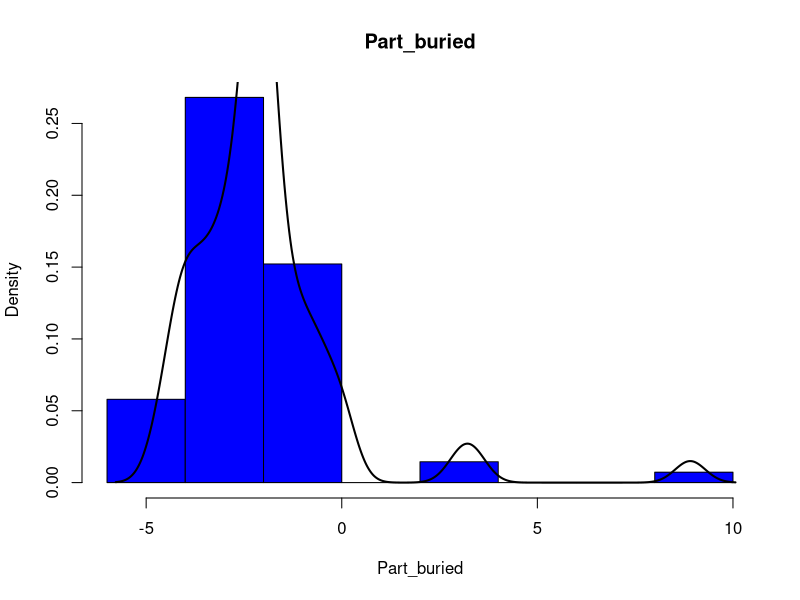
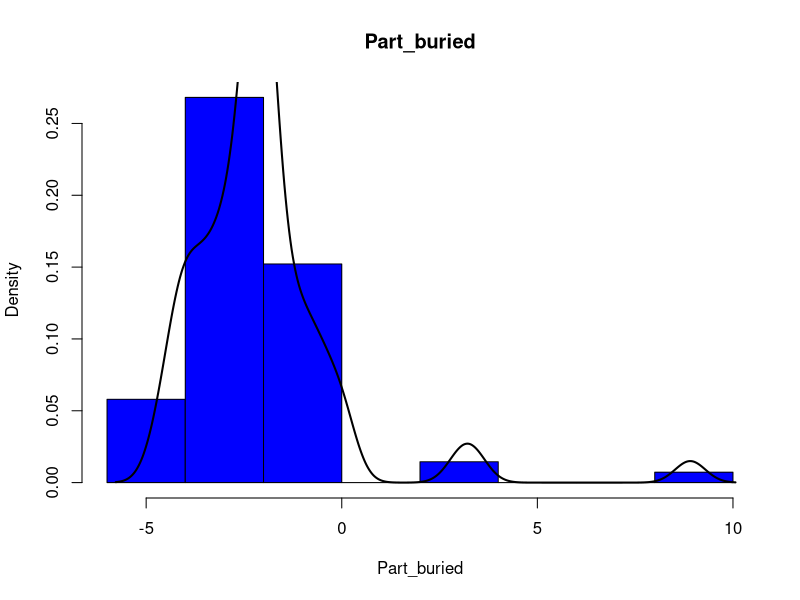
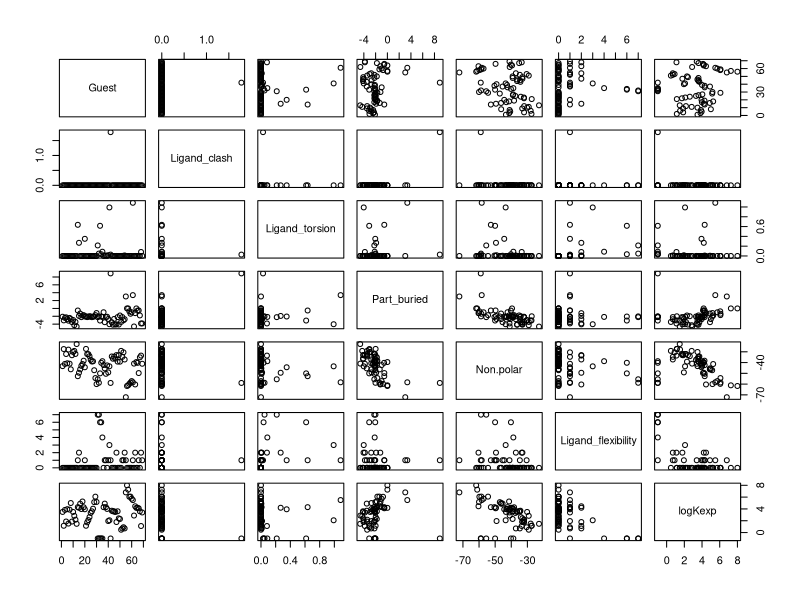

Source code (R) for these figures, in order:
## ---- chunk 1
library(tidyverse)
## ---- chunk 2

get_column_value <- function(d_frame, d_col) {
  # Use get() to retrieve the column by its string name
  # expand to use d_cal being a list
  get(d_col, d_frame)
}

hist_ylims <- function(data){
  # Get y axis limits for a column from a data frame
  #data = get_column_value(d_frame, d_col)
 
 #y_ran = range(data)
 print(typeof(data))
 print(data)
 }
  

hist_kde <- function(d_frame, d_col){
  # Colored Histogram with KDE line for clarity
  data  = get_column_value(d_frame, d_col )
  hist(data, main=d_col, xlab = d_col, col="blue", freq = FALSE)
  dens <- density(data)
  hist_ylims(dens)
  lines(dens, lwd = 2, col = "black")
}
## ---- chunk 3
df = read.csv("tab_gold_wt.csv", header = TRUE)
## ---- chunk 4
summary(df)
## ---- chunk 5

hist_kde(df, "Part_buried")
## ---- chunk 6
hist(df$Part_buried, main="Part_buried", xlab = "Part_buried", col="blue", freq = FALSE)
dens <- density(df$Part_buried)
lines(dens, lwd = 2, col = "black")
## ---- chunk 7
plot(df)
